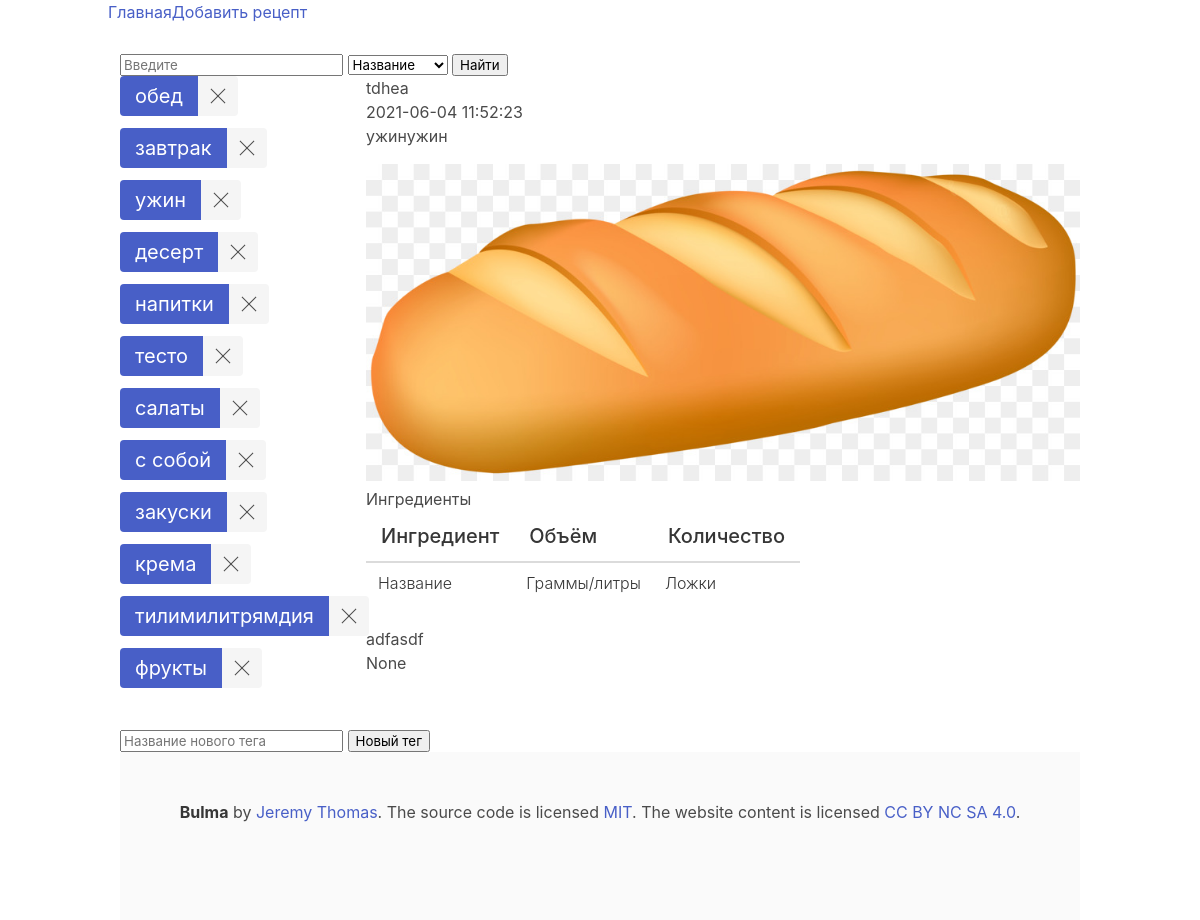
Page /tdhea on the committed database.
### tables this page shows
CREATE TABLE tags (
    id INTEGER PRIMARY KEY AUTOINCREMENT,
    title varchar(32) not null
);

CREATE TABLE recipes (id INTEGER PRIMARY KEY AUTOINCREMENT, created TIMESTAMP NOT NULL DEFAULT CURRENT_TIMESTAMP, title varchar (32) NOT NULL, url varchar (64) NOT NULL, tags varchar (64) NOT NULL, recipe text NOT NULL, image VARCHAR (255), source VARCHAR (512));

### main.py (the view)
@app.route('/<recipe_url>')
def recipe(recipe_url):
    recipe_content = databaseGet.get_one_post_with_url(str(recipe_url))
    tags = databaseGet.get_all_tags()
    ttr = databaseGet.get_tags_to_recipe(recipe_url)
    ingredients = databaseGet.get_ingredients_to_recipe_by_recipe_id(recipe_content['id'])
    return render_template('recipe.html', tags=tags, tags_to_recipe=ttr, recipe=recipe_content, ingredients=ingredients)

### src/SqlClassConnection.py (called while the page is built)
    def get_one_post_with_url(self, url):
        post = self.cursor.execute('SELECT * FROM recipes WHERE url = ?', (url,)).fetchone()
        return post

    def get_all_tags(self):
        tags = self.cursor.execute("SELECT * FROM tags").fetchall()
        return tags

    def get_tags_to_recipe(self, url):
        tags_list = []
        tags = self.cursor.execute("""SELECT * FROM tags_recipes
                                    INNER JOIN recipes ON recipes.id = tags_recipes.recipe
                                    WHERE recipes.url=?""", (url,)).fetchall()
        for i in tags:
            tag = self.cursor.execute("""SELECT * FROM tags
                                                INNER JOIN tags_recipes ON tags_recipes.tag = tags.id
                                                WHERE tags.id=?""", (i['tag'],)).fetchone()
            tags_list.append(tag['title'])
        return tags_list

    def get_ingredients_to_recipe_by_recipe_id(self, recipe_id):
        ingredients = self.cursor.execute("SELECT * FROM ingredients WHERE recipe_id=?", (recipe_id,)).fetchall()
        return ingredients

### templates/recipe.html (shortened to what this page needs)
{% extends 'base.html' %}
{% block content %}
    <h2>{% block title %} {{ recipe['title'] }} {% endblock %}</h2>
    <span class="badge badge-primary">{{ recipe['created'] }}</span>
    <div class="tags">
        {% for tag in tags_to_recipe %}
            <p>{{ tag }}</p>
        {% endfor %}
    </div>
    <div>
        <img src="{{ recipe['image'] }}" alt="img">
    </div>
    <div id="inputing">
        <h4>Ингредиенты</h4>
    </div>
    <table class="table">
        <thead>
          <tr>
            <th class="is-size-5 has-text-weight-medium">Ингредиент</th>
            <th class="is-size-5 has-text-weight-medium">Объём</th>
            <th class="is-size-5 has-text-weight-medium">Количество</th>
          </tr>
        </thead>
        <tfoot>
            <tr>
              <th class="has-text-weight-light is-size-6">Название</th>
              <th class="has-text-weight-light is-size-6">Граммы/литры</th>
              <th class="has-text-weight-light is-size-6">Ложки</th>
            </tr>
          </tfoot>
    </table>
    <div class="recipe">
        {{ recipe['recipe'] }}
    </div>
    <p>{{ recipe['source'] }}</p>
{% endblock %}

### templates/base.html (shortened to what this page needs)
<!doctype html>
<html lang="ru">
    <head>
        <link rel="stylesheet" href="../static/css/bulma.css">
    </head>
    <body>
        <div class="container">
            <nav class="navbar">
                <a class="navbar-brand" href="{{ url_for('index')}}">Главная</a>
                <div class="collapse navbar-collapse" id="navbarNav">
                    <ul class="navbar-nav">
                        <li class="nav-item">
                            <a class="nav-link" href="{{url_for('create')}}">Добавить рецепт</a>
                        </li>
                    </ul>
                </div>
            </nav>
            <div class="search">
                <label>
                    <input class="search_input" type="text" name="search_content" placeholder="Введите">
                    <select id="type_input">
                        <option value="title">Название</option>
                    </select>
                    <input type="button" value="Найти" onclick="search_generate_url()">
                </label>
            </div>
            <div class="columns">
                <div class="column is-one-quarterd tags">
                    <div class="field is-grouped is-grouped-multiline">
                        {% for tag in tags %}
                            <div class="control">
                                <div class="tags has-addons are-large">
                                    <a class="tag is-link" href="search?tag={{ tag['id'] }}">{{ tag['title'] }}</a>
                                    <a class="tag is-delete"></a>
                                </div>
                            </div>
                        {% endfor %}
                    </div>
                </div>
                <div class="column is-three-quarters">
                        {% block content %}
                        {% endblock %}
                </div>
            </div>
            <form action="/create_tag" method="post">
                <label>
                    <input type="text" name="new_tag" placeholder="Название нового тега">
                </label>
                <input type="submit" value="Новый тег">
            </form>
        <footer class="footer">
            <div class="content has-text-centered">
            <p>
                <strong>Bulma</strong> by <a href="https://jgthms.com">Jeremy Thomas</a>. The source code is licensed
                <a href="http://opensource.org/licenses/mit-license.php">MIT</a>. The website content
                is licensed <a href="http://creativecommons.org/licenses/by-nc-sa/4.0/">CC BY NC SA 4.0</a>.
            </p>
            </div>
        </footer>
    </body>
</html>

### rows in the picture
tags: title "обед"
tags: title "завтрак"
tags: title "ужин"
tags: title "десерт"
tags: title "напитки"
tags: title "тесто"
tags: title "салаты"
tags: title "с собой"
tags: title "закуски"
tags: title "крема"
tags: title "тилимилитрямдия"
tags: title "фрукты"
recipes: title "tdhea", created "2021-06-04 11:52:23", image (picture), recipe "adfasdf"

### other values in the picture
{{ recipe['source'] }} "None"
